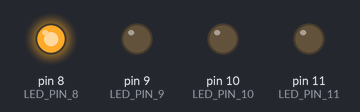
Simulated run of this sketch. Board: Arduino Uno, built with avr-gcc and run on an emulated ATmega328P. Parts: output pins drawn as LEDs (lit = HIGH).

Above: at 0.1 s.
At 0.7 s:
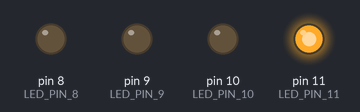
At 1.7 s:
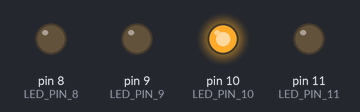
At 2.7 s:
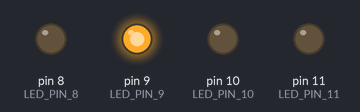
Timing chart, 0 to 3.0 s (numbered marks = the images above):
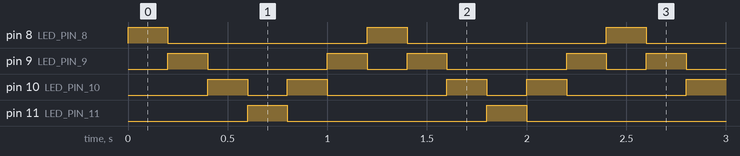

The sketch:

Pili_LED.ino
```cpp
const int LED_PIN_8 = 8;
const int LED_PIN_9 = 9;
const int LED_PIN_10 = 10;
const int LED_PIN_11 = 11;

void setup() {
  //初始腳位
  pinMode(LED_PIN_8,OUTPUT);
  pinMode(LED_PIN_9,OUTPUT);
  pinMode(LED_PIN_10,OUTPUT);
  pinMode(LED_PIN_11,OUTPUT);
}

void loop() {
  digitalWrite(LED_PIN_8,HIGH);
  digitalWrite(LED_PIN_9,LOW);
  digitalWrite(LED_PIN_10,LOW);
  digitalWrite(LED_PIN_11,LOW);
  delay(200);
  digitalWrite(LED_PIN_8,LOW);
  digitalWrite(LED_PIN_9,HIGH);
  digitalWrite(LED_PIN_10,LOW);
  digitalWrite(LED_PIN_11,LOW);
  delay(200);
  digitalWrite(LED_PIN_8,LOW);
  digitalWrite(LED_PIN_9,LOW);
  digitalWrite(LED_PIN_10,HIGH);
  digitalWrite(LED_PIN_11,LOW);
  delay(200);
  digitalWrite(LED_PIN_8,LOW);
  digitalWrite(LED_PIN_9,LOW);
  digitalWrite(LED_PIN_10,LOW);
  digitalWrite(LED_PIN_11,HIGH);
  delay(200);
  digitalWrite(LED_PIN_8,LOW);
  digitalWrite(LED_PIN_9,LOW);
  digitalWrite(LED_PIN_10,HIGH);
  digitalWrite(LED_PIN_11,LOW);
  delay(200);
  digitalWrite(LED_PIN_8,LOW);
  digitalWrite(LED_PIN_9,HIGH);
  digitalWrite(LED_PIN_10,LOW);
  digitalWrite(LED_PIN_11,LOW);
  delay(200);
}
```

Measured:
- by itself, pin 8 (LED_PIN_8), pin 11 (LED_PIN_11): alternates HIGH for 0.20 s and LOW for 1.0 s
- by itself, pin 9 (LED_PIN_9): repeats every 1.2 s: LOW 0.60 s, HIGH 0.20 s, LOW 0.20 s, HIGH 0.20 s
- by itself, pin 10 (LED_PIN_10): repeats every 1.2 s: LOW 0.20 s, HIGH 0.20 s, LOW 0.60 s, HIGH 0.20 s
